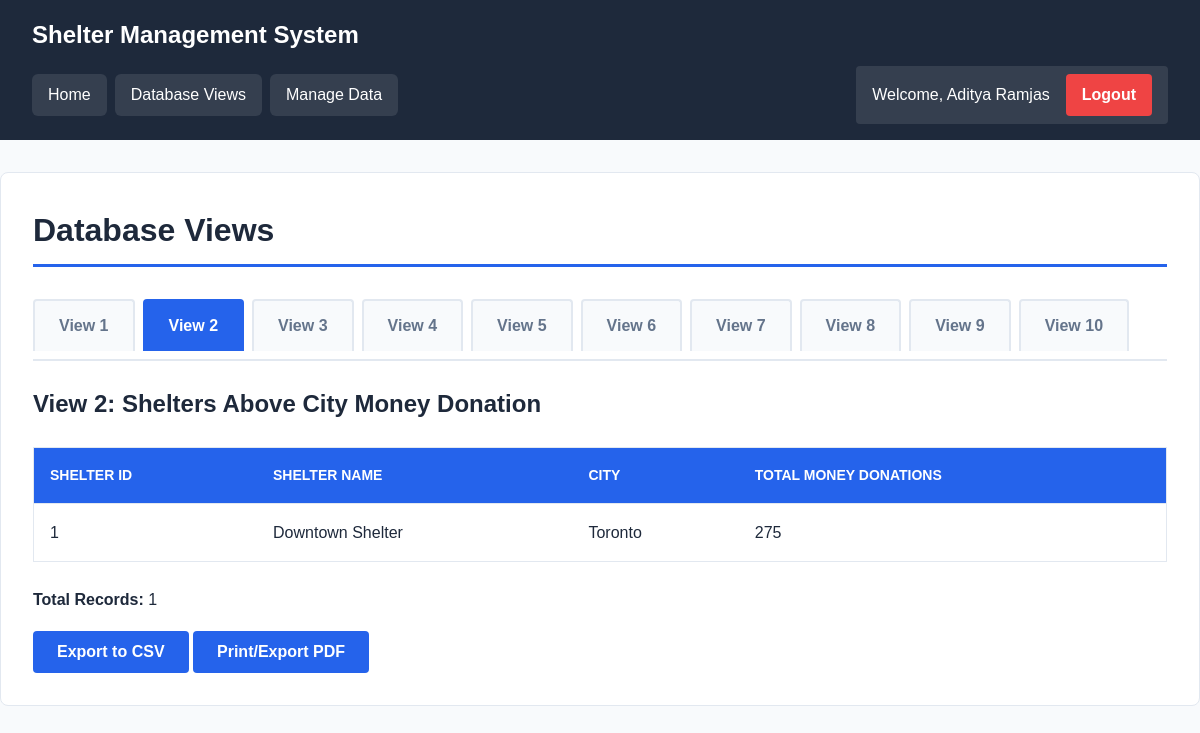
The page /pages/views.php?view=2 (signed in) on the database its author committed.
### tables this page shows
CREATE TABLE Shelters (
  shelter_id INT PRIMARY KEY AUTO_INCREMENT,
  shelter_name VARCHAR(100) NOT NULL,
  address VARCHAR(150),
  city VARCHAR(50),
  telephone VARCHAR(20),
  budget INT DEFAULT 0,
  capacity INT,
  created_at TIMESTAMP DEFAULT CURRENT_TIMESTAMP,
  updated_at TIMESTAMP DEFAULT CURRENT_TIMESTAMP ON UPDATE CURRENT_TIMESTAMP
);

### includes/auth.php (called while the page is built, shortened)
<?php
require_once __DIR__ . '/../config/database.php';
function isLoggedIn() {
    return isset($_SESSION['user_id']) && !empty($_SESSION['user_id']);
}
function getUserFullName() {
    return $_SESSION['first_name'] . ' ' . $_SESSION['last_name'];
}
?>

### includes/functions.php (called while the page is built, shortened)
<?php
require_once __DIR__ . '/../config/database.php';
function getSheltersAboveCityMoneyDonation() {
    $query = "SELECT * FROM SheltersAboveCityMoneyDonation ORDER BY city, total_money_donations DESC";
    return fetchAll($query);
}
?>

### config/database.php (called while the page is built, shortened)
<?php
function getDbConnection() {
    static $conn = null;
    if ($conn === null) {
        try {
            $conn = new mysqli(DB_HOST, DB_USER, DB_PASS, DB_NAME);
            $conn->set_charset("utf8mb4");
        } catch (Exception $e) {
            die("Database connection error: " . $e->getMessage());
        }
    }
    return $conn;
}
function executeQuery($query, $params = []) {
    $conn = getDbConnection();
    if (empty($params)) {
        $result = $conn->query($query);
        return $result;
    }
    $stmt = $conn->prepare($query);
    $stmt->execute();
    $result = $stmt->get_result();
    return $result;
}
function fetchAll($query, $params = []) {
    $result = executeQuery($query, $params);
    $rows = [];
    while ($row = $result->fetch_assoc()) {
        $rows[] = $row;
    }
    return $rows;
}
?>

### pages/views.php (the view, shortened to what this page needs)
<?php
require_once '../includes/auth.php';
require_once '../includes/functions.php';
$activeView = $_GET['view'] ?? '1';
?>
<!DOCTYPE html>
<html>
<head>
    <link rel="stylesheet" href="../assets/css/style.css">
</head>
<body>
    <div class="header">
        <h1>Shelter Management System</h1>
        <div class="nav">
            <a href="../index.php">Home</a>
            <a href="views.php">Database Views</a>
            <a href="manage.php">Manage Data</a>
            <div class="user-info">
                Welcome, <?php echo getUserFullName(); ?>
                <a href="logout.php">Logout</a>
            </div>
        </div>
    </div>
    <div class="container">
        <h2>Database Views</h2>
        <div class="tabs">
            <span class="tab <?php echo $activeView == '1' ? 'active' : ''; ?>" onclick="location.href='?view=1'">View 1</span>
            <span class="tab <?php echo $activeView == '2' ? 'active' : ''; ?>" onclick="location.href='?view=2'">View 2</span>
            <span class="tab <?php echo $activeView == '3' ? 'active' : ''; ?>" onclick="location.href='?view=3'">View 3</span>
            <span class="tab <?php echo $activeView == '4' ? 'active' : ''; ?>" onclick="location.href='?view=4'">View 4</span>
            <span class="tab <?php echo $activeView == '5' ? 'active' : ''; ?>" onclick="location.href='?view=5'">View 5</span>
            <span class="tab <?php echo $activeView == '6' ? 'active' : ''; ?>" onclick="location.href='?view=6'">View 6</span>
            <span class="tab <?php echo $activeView == '7' ? 'active' : ''; ?>" onclick="location.href='?view=7'">View 7</span>
            <span class="tab <?php echo $activeView == '8' ? 'active' : ''; ?>" onclick="location.href='?view=8'">View 8</span>
            <span class="tab <?php echo $activeView == '9' ? 'active' : ''; ?>" onclick="location.href='?view=9'">View 9</span>
            <span class="tab <?php echo $activeView == '10' ? 'active' : ''; ?>" onclick="location.href='?view=10'">View 10</span>
        </div>
        <?php
        $data = [];
        $title = '';
        switch ($activeView) {
            case '2':
                $data = getSheltersAboveCityMoneyDonation();
                $title = 'View 2: Shelters Above City Money Donation';
                break;
        }
        ?>
        <h3><?php echo $title; ?></h3>
        <?php if (empty($data)): ?>
            <p>No data available.</p>
        <?php else: ?>
            <table>
                <thead>
                    <tr>
                        <?php foreach (array_keys($data[0]) as $column): ?>
                            <th><?php echo ucwords(str_replace('_', ' ', $column)); ?></th>
                        <?php endforeach; ?>
                    </tr>
                </thead>
                <tbody>
                    <?php foreach ($data as $row): ?>
                        <tr>
                            <?php foreach ($row as $value): ?>
                                <td><?php echo htmlspecialchars($value ?? 'N/A'); ?></td>
                            <?php endforeach; ?>
                        </tr>
                    <?php endforeach; ?>
                </tbody>
            </table>
            <p><strong>Total Records:</strong> <?php echo count($data); ?></p>
            <button onclick="exportToCSV()">Export to CSV</button>
            <button onclick="window.print()">Print/Export PDF</button>
        <?php endif; ?>
    </div>
</body>
</html>

### assets/css/style.css (style rules this page uses)
* { margin: 0; padding: 0; box-sizing: border-box; }
:root { --primary-color: #2563eb; --success-color: #10b981; --danger-color: #ef4444; --bg-color: #f8fafc; --text-color: #1e293b; --text-muted: #64748b; --border-color: #e2e8f0; --header-bg: #1e293b; --card-bg: #ffffff; }
body { font-family: Arial, sans-serif; line-height: 1.6; background-color: var(--bg-color); color: var(--text-color); min-height: 100vh; }
.header { background: var(--header-bg); color: white; padding: 1rem 2rem; }
.header h1 { font-size: 1.5rem; font-weight: 600; margin-bottom: 0.75rem; }
.nav { display: flex; align-items: center; gap: 0.5rem; flex-wrap: wrap; }
.nav a { color: white; text-decoration: none; padding: 0.5rem 1rem; border-radius: 6px; background: rgba(255, 255, 255, 0.1); font-weight: 500; }
.container { max-width: 1400px; margin: 2rem auto; background: var(--card-bg); padding: 2rem; border-radius: 8px; border: 1px solid var(--border-color); }
h2 { font-size: 2rem; font-weight: 700; margin-bottom: 1.5rem; color: var(--text-color); border-bottom: 3px solid var(--primary-color); padding-bottom: 0.5rem; }
h3 { font-size: 1.5rem; font-weight: 600; margin: 1.5rem 0 1rem; color: var(--text-color); }
table { width: 100%; border-collapse: collapse; margin: 1.5rem 0; background: white; border: 1px solid var(--border-color); }
table th, table td { padding: 1rem; text-align: left; border-bottom: 1px solid var(--border-color); }
table th { background: var(--primary-color); color: white; font-weight: 600; text-transform: uppercase; font-size: 0.875rem; }
table tbody tr:last-child td { border-bottom: none; }
button, .btn { padding: 0.75rem 1.5rem; background: var(--primary-color); color: white; border: none; border-radius: 4px; cursor: pointer; text-decoration: none; display: inline-block; font-weight: 600; font-size: 1rem; }
.tabs { margin: 2rem 0 1.5rem; display: flex; gap: 0.5rem; flex-wrap: wrap; border-bottom: 2px solid var(--border-color); padding-bottom: 0.5rem; }
.tab { padding: 0.75rem 1.5rem; background: var(--bg-color); border: 2px solid var(--border-color); border-bottom: none; cursor: pointer; border-radius: 4px 4px 0 0; font-weight: 600; color: var(--text-muted); }
.tab.active { background: var(--primary-color); color: white; border-color: var(--primary-color); }
.user-info { margin-left: auto; color: white; display: flex; align-items: center; gap: 1rem; padding: 0.5rem 1rem; background: rgba(255, 255, 255, 0.1); border-radius: 4px; }
.user-info a { color: white; text-decoration: none; padding: 0.5rem 1rem; background: var(--danger-color); border-radius: 4px; font-weight: 600; }
a { color: var(--primary-color); text-decoration: none; font-weight: 500; }
p { margin: 1rem 0; line-height: 1.8; }

### rows shown on the page
shelters: shelter_id "1", shelter_name "Downtown Shelter", city "Toronto", value "275"

### other values the page prints
getUserFullName() "Aditya Ramjas"
$title "View 2: Shelters Above City Money Donation"
str_replace('_', ' ', $column) "SHELTER ID"
str_replace('_', ' ', $column) "SHELTER NAME"
str_replace('_', ' ', $column) "CITY"
str_replace('_', ' ', $column) "TOTAL MONEY DONATIONS"
count($data) "1"
